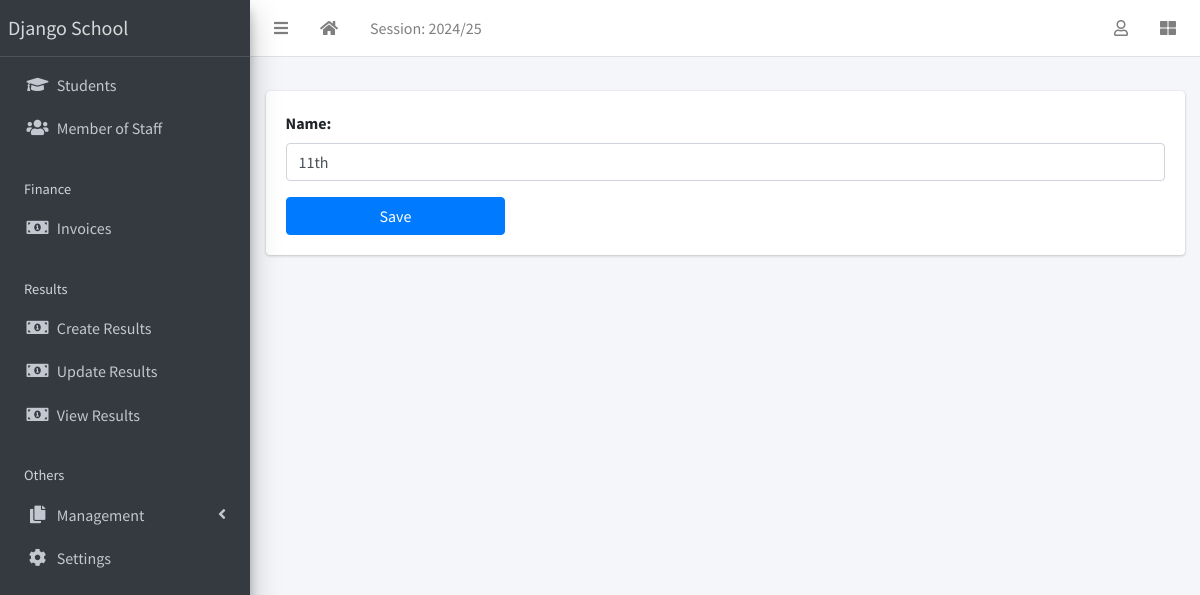
/class/4/update/ (signed in), run on the app's committed database.
### apps/corecode/models.py (models this page shows, shortened)
class AcademicSession(models.Model):
    name = models.CharField(max_length=200, unique=True)
    current = models.BooleanField(default=True)
    class Meta:
        ordering = ["-name"]

class SiteConfig(models.Model):
    key = models.SlugField()
    value = models.CharField(max_length=200)

class StudentClass(models.Model):
    name = models.CharField(max_length=200, unique=True)
    class Meta:
        verbose_name = "Class"
        verbose_name_plural = "Classes"
        ordering = ["name"]

### apps/corecode/views.py (the view)
# urls.py: path("class/<int:pk>/update/", ClassUpdateView.as_view(), name="class-update"),
class ClassUpdateView(LoginRequiredMixin, SuccessMessageMixin, UpdateView):
    model = StudentClass
    fields = ["name"]
    success_url = reverse_lazy("classes")
    success_message = "class successfully updated."
    template_name = "corecode/mgt_form.html"

### apps/corecode/context_processors.py (called while the page is built)
def site_defaults(request):
    current_session = AcademicSession.objects.get(current=True)
    current_term = AcademicTerm.objects.get(current=True)
    vals = SiteConfig.objects.all()
    contexts = {
        "current_session": current_session.name,
        "current_term": current_term.name,
    }
    for val in vals:
        contexts[val.key] = val.value
    return contexts

### apps/corecode/templates/corecode/mgt_form.html (shortened to what this page needs)
{% extends 'base.html' %}
{% load widget_tweaks %}
{% block content %}
  <div class="row">
    <div class="col-sm-12">
      <form method="POST">
        <div class="mb-3">
          {% for field in form %}
          <div class="form-group">
            {{ field.label_tag}}
            {{ field | add_class:"form-control" |add_error_class:"is-invalid" | attr:"required"}}
          </div>
          {% endfor %}
        </div>
        <input type="submit" value="Save" class="w-25 btn btn-primary">
      </form>
    </div>
  </div>
{% endblock content %}

### templates/base.html (shortened to what this page needs)
{% load static %}
<!DOCTYPE html>
<html lang="en">
<head>
  <link rel="stylesheet" href="{% static 'plugins/fontawesome-free/css/all.min.css' %}">
  <link rel="stylesheet" href="{% static 'plugins/toastr/toastr.min.css' %}">
  <link rel="stylesheet"
    href="{% static 'plugins/overlayScrollbars/css/OverlayScrollbars.min.css' %}">
  <link rel="stylesheet" href="{% static 'plugins/Datatables/datatables.min.css' %}" />
  <link rel="stylesheet" href="{% static 'dist/css/adminlte.min.css' %}">
</head>
<body
  class="hold-transition sidebar-mini layout-fixed layout-navbar-fixed layout-footer-fixed">
  <div class="wrapper">
    <nav class="main-header navbar navbar-expand navbar-white navbar-light">
      <ul class="navbar-nav">
        <li class="nav-item">
          <a class="nav-link" data-widget="pushmenu" href="#" role="button"><i
              class="fas fa-bars"></i></a>
        </li>
        <li class="nav-item d-none d-sm-inline-block">
          <a href="{% url 'home' %} " class="nav-link"><i class="fa fa-home"></i></a>
        </li>
        <li class="nav-item d-none d-sm-inline-block">
          <a href="{% url 'current-session' %}" class="nav-link">Session: {{ current_session }}</a>
        </li>
      </ul>
      <ul class="navbar-nav ml-auto">
        <li class="nav-item dropdown">
          <a class="nav-link" data-toggle="dropdown" href="#">
            <i class="far fa-user"></i>
          </a>
        </li>
        <li class="nav-item">
          <a class="nav-link" data-widget="control-sidebar" data-slide="true"
            href="#" role="button"><i class="fas fa-th-large"></i></a>
        </li>
      </ul>
    </nav>
    <aside class="main-sidebar sidebar-dark-primary elevation-4">
      <a href="{% url 'home' %}" class="brand-link">{{ school_name | default:"MySchool" }}</a>
      <div class="sidebar">
        <nav class="mt-2">
          <ul class="nav nav-pills nav-sidebar flex-column"
            data-widget="treeview" role="menu" data-accordion="false">
            <li class="nav-item">
              <a href="{% url 'student-list' %}" class="nav-link">
                <i class="nav-icon fas fa-graduation-cap"></i>
                <p>
                  Students
                </p>
              </a>
            </li>
            <li class="nav-item">
              <a href="{% url 'staff-list' %}" class="nav-link">
                <i class="nav-icon fas fa-users"></i>
                <p>
                  Member of Staff
                </p>
              </a>
            </li>
            <li class="nav-header">Finance</li>
            <li class="nav-item">
              <a href="{% url 'invoice-list' %}" class="nav-link">
                <i class="nav-icon fas fa-money-bill-alt"></i>
                <p>
                  Invoices
                </p>
              </a>
            </li>
            <li class="nav-header">Results</li>
            <li class="nav-item">
              <a href="{% url 'create-result' %}" class="nav-link">
                <i class="nav-icon fas fa-money-bill-alt"></i>
                <p>
                  Create Results
                </p>
              </a>
            </li>
            <li class="nav-item">
              <a href="{% url 'edit-results' %}" class="nav-link">
                <i class="nav-icon fas fa-money-bill-alt"></i>
                <p>
                  Update Results
                </p>
              </a>
            </li>
            <li class="nav-item">
              <a href="{% url 'view-results' %}" class="nav-link">
                <i class="nav-icon fas fa-money-bill-alt"></i>
                <p>
                  View Results
                </p>
              </a>
            </li>
            <li class="nav-header">Others</li>
            <li class="nav-item has-treeview">
              <a href="#" class="nav-link">
                <i class="nav-icon fas fa-copy"></i>
                <p>
                  Management
                  <i class="fas fa-angle-left right"></i>
                </p>
              </a>
            </li>
            <li class="nav-item">
              <a href="{% url 'configs' %}" class="nav-link">
                <i class="nav-icon fas fa-cog"></i>
                <p>
                  Settings
                </p>
              </a>
            </li>
          </ul>
        </nav>
      </div>
    </aside>
    <div class="content-wrapper">
      <section class="content-header">
      </section>
      <section class="content">
        <div class="container-fluid">
          <div class="row">
            <div class="col-md-12">
              {% block fullcard %}
              <div class="card">
                <div class="card-body">
                  <div class="row">
                    <div class="col">
                      {% block content %}
                      {% endblock content %}
                    </div>
                  </div>
                </div>
              </div>
              {% endblock fullcard %}
            </div>
          </div>
        </div>
      </section>
    </div>
  </div>
</body>
</html>

### data on the page
AcademicSession: name "2024/25"
SiteConfig: value "Django School"
StudentClass: name "11th"

### other printed values
{{ field.label_tag }} "Name:"
